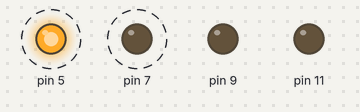
Simulated run of this sketch. Board: Arduino Uno, built with avr-gcc and run on an emulated ATmega328P. Parts: output pins drawn as LEDs (lit = HIGH). Dashed ring = blinking.

Above: at 0.5 s.
Timing chart, 0 to 5.5 s (numbered marks = the images above):
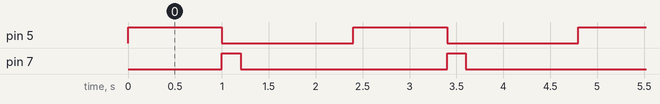

Measured:
- by itself, pin 5: alternates HIGH for 1.0 s and LOW for 1.4 s
- by itself, pin 7: alternates HIGH for 0.20 s and LOW for 2.2 s
- by itself, everything shown: repeats every 2.4 s, in 3 steps

The sketch:

hbridgetest.ino
```cpp
void setup() {
  analogWrite(5,0);
  analogWrite(7,0);

  analogWrite(9,0);
  analogWrite(11,0);
}

void loop() {
  analogWrite(5,255);
  delay(1000);
  analogWrite(5,0);
  analogWrite(7,255);
  delay(200);
  analogWrite(7,0);
  //analogWrite(9,255);
  delay(1000);
  analogWrite(9,0);
  //analogWrite(11,255);
  delay(200);
  analogWrite(11,0);
}
```
